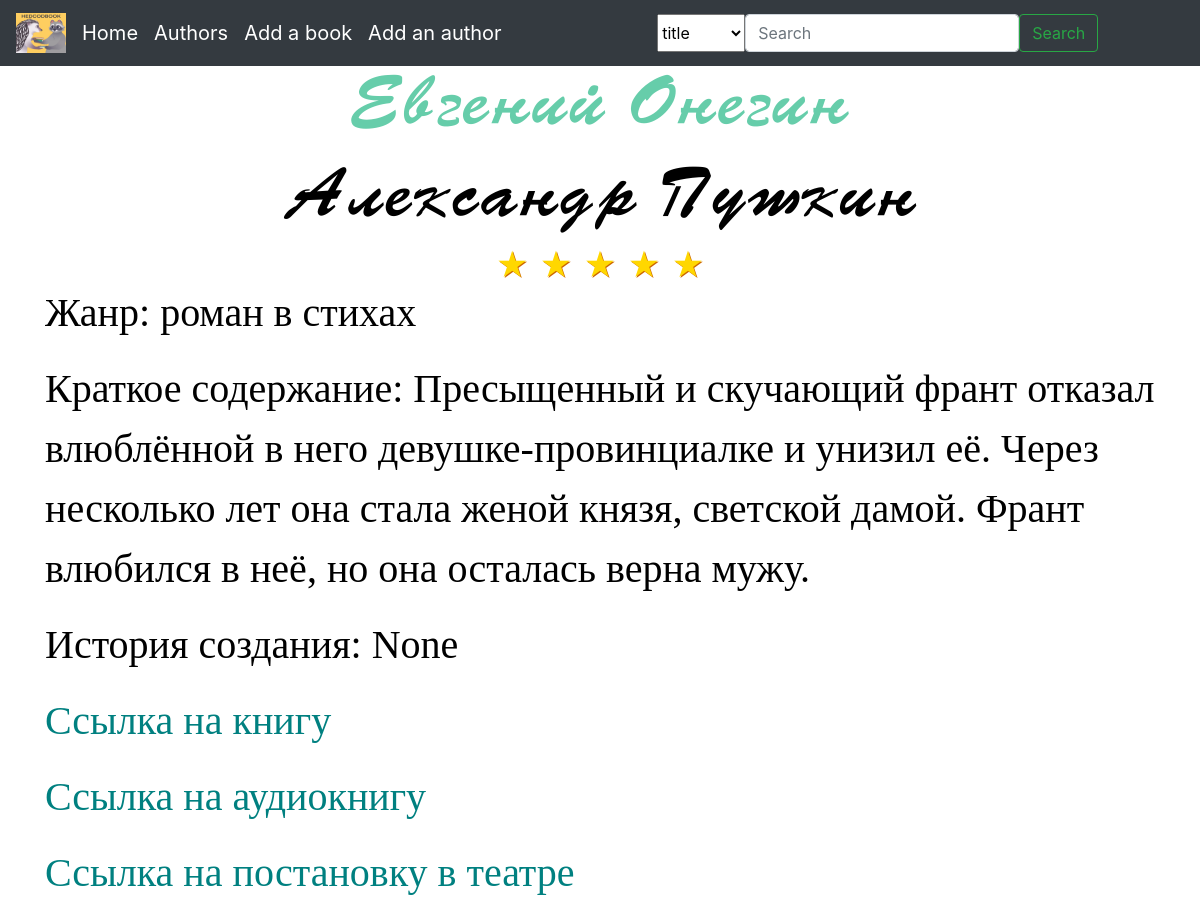
The page /book/4 (upper part) on the database as committed earlier.
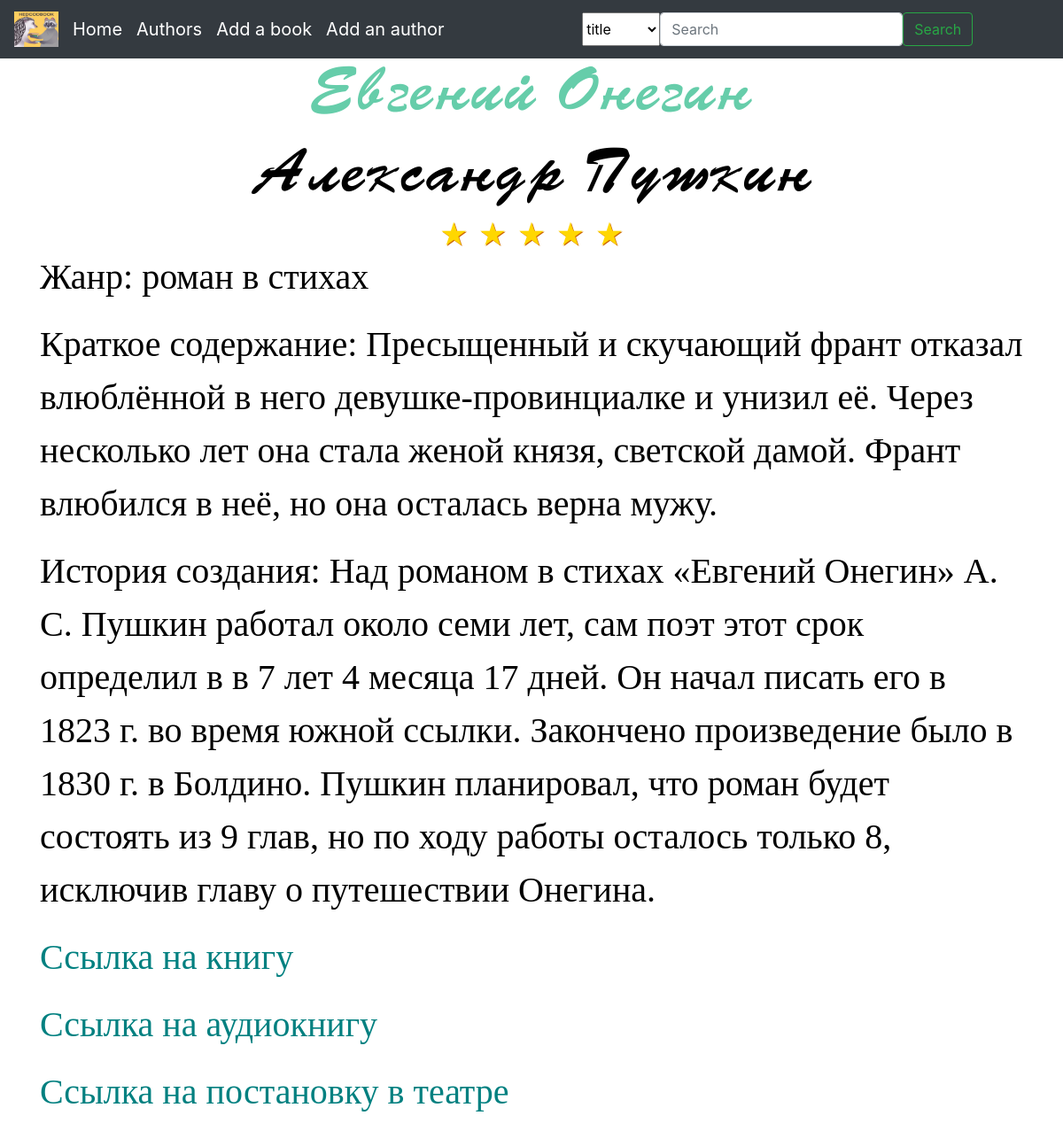
The same page on the database as committed later.
### data/library.py (models this page shows, shortened)
class Library(SqlAlchemyBase):
    __tablename__ = 'library'
    id = sqlalchemy.Column(sqlalchemy.Integer, primary_key=True, autoincrement=True)
    name = sqlalchemy.Column(sqlalchemy.String, nullable=True)
    author_id = sqlalchemy.Column(sqlalchemy.Integer, sqlalchemy.ForeignKey("authors.id"))
    picture = sqlalchemy.Column(sqlalchemy.String, nullable=True, default='/static/img/html/emblem.jpg')
    genre = sqlalchemy.Column(sqlalchemy.String, nullable=True)
    link_to_the_production = sqlalchemy.Column(sqlalchemy.String, nullable=True, default='/no_information')
    link_to_the_book = sqlalchemy.Column(sqlalchemy.String, nullable=True, default='/no_information')
    link_to_audio = sqlalchemy.Column(sqlalchemy.String, nullable=True, default='/no_information')
    link_to_the_screenshot = sqlalchemy.Column(sqlalchemy.String, nullable=True, default='/no_information')
    summary = sqlalchemy.Column(sqlalchemy.Text, nullable=True)
    history_of_creation = sqlalchemy.Column(sqlalchemy.Text, nullable=True)
    summa_marks = sqlalchemy.Column(sqlalchemy.Integer, default=0)
    count_marks = sqlalchemy.Column(sqlalchemy.Integer, default=0)
    reviews = sqlalchemy.Column(sqlalchemy.JSON, default={})
    authors = orm.relationship('Authors')

### main.py (the view, shortened to what this page needs)
@app.route("/book/<int:book_id>", methods=['GET', 'POST'])
def open_book(book_id):
    db_sess = db_session.create_session()
    book = db_sess.query(Library).filter(Library.id == book_id).first()
    sl_reviews = book.reviews
    if book.count_marks == 0:
        stars = 0
    else:
        stars = book.summa_marks // book.count_marks
    author = db_sess.query(Authors).filter(Authors.id == book.author_id).first()
    return render_template("book.html", book=book, author=author, sl_reviews=sl_reviews, stars=stars)

### data/db_session.py (called while the page is built)
def create_session() -> Session:
    global __factory
    return __factory()

### templates/book.html (shortened to what this page needs)
{% extends 'base.html' %}
{% block content %}
<link rel="stylesheet" type="text/css" href="/static/css/book.css">
<center><h1 class="title">{{ book.name }}</h1></center>
<a href="/author/{{ author.id }}" class="author"><center><h1 class="author_name">{{ author.name }} {{ author.surname }}</h1></center></a>
<center><div class="rating-result">
	{% for i in range(1, 6) %}
	{% if stars >= i %}
	    <span class="active"></span>
	{% else %}
	    <span></span>
	{% endif %}
	{% endfor %}
</div></center>
<p class="text">Жанр: {{ book.genre }}</p>
<p class="text">Краткое содержание: {{ book.summary }}</p>
<p class="text">История создания: {{ book.history_of_creation }}</p>
<a href="{{ book.link_to_the_book }}">
    <p class="link">Ссылка на книгу</p>
</a>
<a href="{{ book.link_to_audio }}">
    <p class="link">Ссылка на аудиокнигу</p>
</a>
<a href="{{ book.link_to_the_production }}">
    <p class="link">Ссылка на постановку в театре</p>
</a>
{% endblock %}

Rows that differ between the two databases and show on the page:
changed Library "Евгений Онегин": history_of_creation "None" → "Над романом в стихах «Евгений Онегин» А. С. Пушкин работал около семи лет, сам поэт этот срок определил в в 7 лет 4 месяца 17 дней. Он начал писать его в 1823 г. во время южной ссылки. Закончено произведение было в 1830 г. в Болдино. Пушкин планировал, что роман будет состоять из 9 глав, но по ходу работы осталось только 8, исключив главу о путешествии Онегина."
